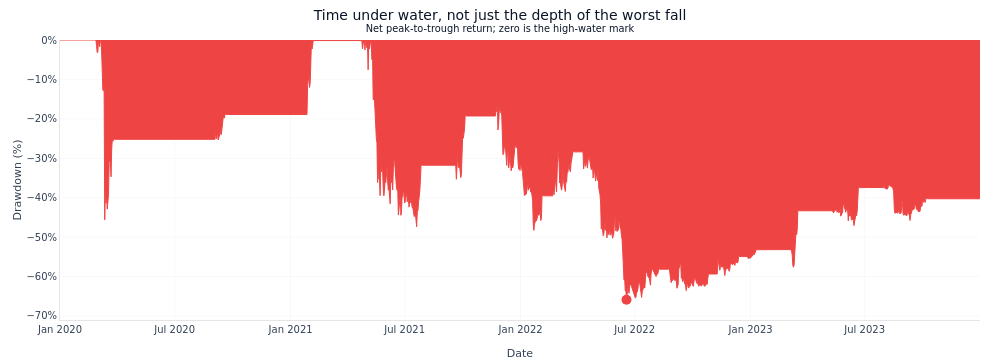

Source (notebook cell):
### Markdown cell above
## 7. Four views of the same return series

Four views of the same net return series, each answering a question the summary table cannot.
How long the portfolio spent below its previous peak, not only how far it fell. Whether the
risk-adjusted return came from the whole sample or from one stretch of it. Which months carried
the result. And what the distribution of daily returns looks like for a rule that is flat most of
the time.

### Code cell
fig = plot_drawdown_underwater(analysis=analysis_net)
fig.data[0].line.color = COLORS["negative"]
fig.data[0].fillcolor = COLORS["negative"]
fig.data[0].opacity = 0.3
fig.data[1].marker.color = COLORS["negative"]
fig.update_layout(
    title=(
        "Time under water, not just the depth of the worst fall"
        "<br><sup>Net peak-to-trough return; zero is the high-water mark</sup>"
    ),
    xaxis_title="Date",
    yaxis_title="Drawdown (%)",
    height=360,
)
fig.show()

### Figure 1 — Plotly figure (JSON) as saved in the notebook; plotly's stock layout.template omitted (floating-point values rounded to 4 significant figures; data arrays with more than 128 entries replaced by an {"elided": "..."} marker saying what was removed)
{"data": [{"fill": "tozeroy", "fillcolor": "#ef4444", "hovertemplate": "Date: %{x}<br>Drawdown: %{y:.2%}<extra></extra>", "line": {"color": "#ef4444", "width": 1}, "mode": "lines", "name": "Drawdown", "opacity": 0.3, "type": "scatter", "x": {"elided": "1461 str values"}, "y": {"elided": "1461 float values"}}, {"hovertemplate": "Max Drawdown<br>Date: %{x}<br>DD: %{y:.2%}<extra></extra>", "marker": {"color": "#ef4444", "size": 10, "symbol": "circle"}, "mode": "markers", "name": "Max DD: -65.9%", "type": "scatter", "x": ["2022-06-18"], "y": [-0.6591]}], "layout": {"font": {"color": "#334155", "family": "DM Sans, DejaVu Sans, sans-serif", "size": 12}, "height": 360, "hoverlabel": {"bgcolor": "white", "font": {"family": "DM Sans, DejaVu Sans, sans-serif", "size": 13}}, "hovermode": "x unified", "legend": {"x": 0.99, "xanchor": "right", "y": 0.01, "yanchor": "bottom"}, "margin": {"b": 40, "l": 60, "r": 20, "t": 40}, "paper_bgcolor": "rgba(0,0,0,0)", "plot_bgcolor": "rgba(0,0,0,0)", "showlegend": false, "title": {"text": "Time under water, not just the depth of the worst fall<br><sup>Net peak-to-trough return; zero is the high-water mark</sup>"}, "width": 1000, "xaxis": {"gridcolor": "rgba(0,0,0,0.06)", "linecolor": "rgba(0,0,0,0.1)", "title": {"text": "Date"}, "zeroline": false}, "yaxis": {"gridcolor": "rgba(0,0,0,0.06)", "linecolor": "rgba(0,0,0,0.1)", "tickformat": ".0%", "title": {"text": "Drawdown (%)"}, "zeroline": false}}}
